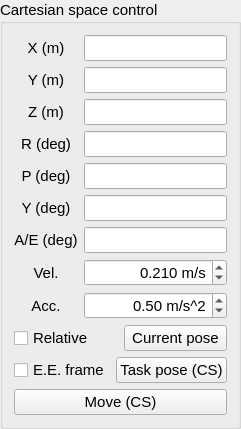
   <widget class="QGroupBox" name="groupBox_5">
    <property name="geometry">
     <rect>
      <x>260</x>
      <y>250</y>
      <width>241</width>
      <height>381</height>
     </rect>
    </property>
    <property name="font">
     <font>
      <family>Ubuntu</family>
      <pointsize>11</pointsize>
     </font>
    </property>
    <property name="title">
     <string>Cartesian space control</string>
    </property>
    <layout class="QHBoxLayout" name="horizontalLayout_3">
     <item>
      <layout class="QVBoxLayout" name="verticalLayout_4">
       <item>
        <layout class="QGridLayout" name="gridLayout_10">
         <item row="0" column="1">
          <layout class="QGridLayout" name="gridLayout_4">
           <item row="5" column="0">
            <widget class="QLabel" name="label_x_target_6">
             <property name="font">
              <font>
               <family>Ubuntu</family>
               <pointsize>11</pointsize>
              </font>
             </property>
             <property name="text">
              <string>Y (deg)</string>
             </property>
             <property name="alignment">
              <set>Qt::AlignCenter</set>
             </property>
            </widget>
           </item>
           <item row="0" column="1">
            <widget class="QLineEdit" name="lineEdit_x_target_1">
             <property name="enabled">
              <bool>true</bool>
             </property>
             <property name="font">
              <font>
               <family>Ubuntu</family>
               <pointsize>11</pointsize>
              </font>
             </property>
             <property name="text">
              <string/>
             </property>
             <property name="alignment">
              <set>Qt::AlignRight|Qt::AlignTrailing|Qt::AlignVCenter</set>
             </property>
            </widget>
           </item>
           <item row="1" column="1">
            <widget class="QLineEdit" name="lineEdit_x_target_2">
             <property name="enabled">
              <bool>true</bool>
             </property>
             <property name="font">
              <font>
               <family>Ubuntu</family>
               <pointsize>11</pointsize>
              </font>
             </property>
             <property name="alignment">
              <set>Qt::AlignRight|Qt::AlignTrailing|Qt::AlignVCenter</set>
             </property>
            </widget>
           </item>
           <item row="2" column="1">
            <widget class="QLineEdit" name="lineEdit_x_target_3">
             <property name="enabled">
              <bool>true</bool>
             </property>
             <property name="font">
              <font>
               <family>Ubuntu</family>
               <pointsize>11</pointsize>
              </font>
             </property>
             <property name="alignment">
              <set>Qt::AlignRight|Qt::AlignTrailing|Qt::AlignVCenter</set>
             </property>
            </widget>
           </item>
           <item row="3" column="1">
            <widget class="QLineEdit" name="lineEdit_x_target_4">
             <property name="enabled">
              <bool>true</bool>
             </property>
             <property name="font">
              <font>
               <family>Ubuntu</family>
               <pointsize>11</pointsize>
              </font>
             </property>
             <property name="alignment">
              <set>Qt::AlignRight|Qt::AlignTrailing|Qt::AlignVCenter</set>
             </property>
            </widget>
           </item>
           <item row="4" column="1">
            <widget class="QLineEdit" name="lineEdit_x_target_5">
             <property name="enabled">
              <bool>true</bool>
             </property>
             <property name="font">
              <font>
               <family>Ubuntu</family>
               <pointsize>11</pointsize>
              </font>
             </property>
             <property name="alignment">
              <set>Qt::AlignRight|Qt::AlignTrailing|Qt::AlignVCenter</set>
             </property>
            </widget>
           </item>
           <item row="5" column="1">
            <widget class="QLineEdit" name="lineEdit_x_target_6">
             <property name="enabled">
              <bool>true</bool>
             </property>
             <property name="font">
              <font>
               <family>Ubuntu</family>
               <pointsize>11</pointsize>
              </font>
             </property>
             <property name="alignment">
              <set>Qt::AlignRight|Qt::AlignTrailing|Qt::AlignVCenter</set>
             </property>
            </widget>
           </item>
           <item row="6" column="1">
            <widget class="QLineEdit" name="lineEdit_x_target_7">
             <property name="enabled">
              <bool>true</bool>
             </property>
             <property name="font">
              <font>
               <family>Ubuntu</family>
               <pointsize>11</pointsize>
              </font>
             </property>
             <property name="alignment">
              <set>Qt::AlignRight|Qt::AlignTrailing|Qt::AlignVCenter</set>
             </property>
            </widget>
           </item>
           <item row="7" column="1">
            <widget class="QDoubleSpinBox" name="doubleSpinBox_xd_target">
             <property name="minimumSize">
              <size>
               <width>100</width>
               <height>0</height>
              </size>
             </property>
             <property name="font">
              <font>
               <family>Ubuntu</family>
               <pointsize>11</pointsize>
              </font>
             </property>
             <property name="alignment">
              <set>Qt::AlignRight|Qt::AlignTrailing|Qt::AlignVCenter</set>
             </property>
             <property name="suffix">
              <string> m/s</string>
             </property>
             <property name="decimals">
              <number>3</number>
             </property>
             <property name="maximum">
              <double>1.000000000000000</double>
             </property>
             <property name="singleStep">
              <double>0.100000000000000</double>
             </property>
             <property name="value">
              <double>0.210000000000000</double>
             </property>
            </widget>
           </item>
           <item row="8" column="1">
            <widget class="QDoubleSpinBox" name="doubleSpinBox_xdd_target">
             <property name="minimumSize">
              <size>
               <width>0</width>
               <height>0</height>
              </size>
             </property>
             <property name="font">
              <font>
               <family>Ubuntu</family>
               <pointsize>11</pointsize>
              </font>
             </property>
             <property name="alignment">
              <set>Qt::AlignRight|Qt::AlignTrailing|Qt::AlignVCenter</set>
             </property>
             <property name="suffix">
              <string> m/s^2</string>
             </property>
             <property name="maximum">
              <double>2.000000000000000</double>
             </property>
             <property name="singleStep">
              <double>0.100000000000000</double>
             </property>
             <property name="value">
              <double>0.500000000000000</double>
             </property>
            </widget>
           </item>
           <item row="8" column="0">
            <widget class="QLabel" name="label_xdd_target">
             <property name="font">
              <font>
               <family>Ubuntu</family>
               <pointsize>11</pointsize>
              </font>
             </property>
             <property name="text">
              <string>Acc.</string>
             </property>
             <property name="alignment">
              <set>Qt::AlignCenter</set>
             </property>
            </widget>
           </item>
           <item row="2" column="0">
            <widget class="QLabel" name="label_x_target_3">
             <property name="font">
              <font>
               <family>Ubuntu</family>
               <pointsize>11</pointsize>
              </font>
             </property>
             <property name="text">
              <string>Z (m)</string>
             </property>
             <property name="alignment">
              <set>Qt::AlignCenter</set>
             </property>
            </widget>
           </item>
           <item row="7" column="0">
            <widget class="QLabel" name="label_xd_target">
             <property name="font">
              <font>
               <family>Ubuntu</family>
               <pointsize>11</pointsize>
              </font>
             </property>
             <property name="text">
              <string>Vel.</string>
             </property>
             <property name="alignment">
              <set>Qt::AlignCenter</set>
             </property>
            </widget>
           </item>
           <item row="4" column="0">
            <widget class="QLabel" name="label_x_target_5">
             <property name="font">
              <font>
               <family>Ubuntu</family>
               <pointsize>11</pointsize>
              </font>
             </property>
             <property name="text">
              <string>P (deg)</string>
             </property>
             <property name="alignment">
              <set>Qt::AlignCenter</set>
             </property>
            </widget>
           </item>
           <item row="3" column="0">
            <widget class="QLabel" name="label_x_target_4">
             <property name="font">
              <font>
               <family>Ubuntu</family>
               <pointsize>11</pointsize>
              </font>
             </property>
             <property name="text">
              <string>R (deg)</string>
             </property>
             <property name="alignment">
              <set>Qt::AlignCenter</set>
             </property>
            </widget>
           </item>
           <item row="1" column="0">
            <widget class="QLabel" name="label_x_target_2">
             <property name="font">
              <font>
               <family>Ubuntu</family>
               <pointsize>11</pointsize>
              </font>
             </property>
             <property name="text">
              <string>Y (m)</string>
             </property>
             <property name="alignment">
              <set>Qt::AlignCenter</set>
             </property>
            </widget>
           </item>
           <item row="0" column="0">
            <widget class="QLabel" name="label_x_target_1">
             <property name="font">
              <font>
               <family>Ubuntu</family>
               <pointsize>11</pointsize>
              </font>
             </property>
             <property name="text">
              <string>X (m)</string>
             </property>
             <property name="alignment">
              <set>Qt::AlignCenter</set>
             </property>
            </widget>
           </item>
           <item row="6" column="0">
            <widget class="QLabel" name="label_x_target_7">
             <property name="font">
              <font>
               <family>Ubuntu</family>
               <pointsize>11</pointsize>
              </font>
             </property>
             <property name="text">
              <string>A/E (deg)</string>
             </property>
             <property name="alignment">
              <set>Qt::AlignCenter</set>
             </property>
            </widget>
           </item>
          </layout>
         </item>
        </layout>
       </item>
       <item>
        <layout class="QHBoxLayout" name="horizontalLayout_11">
         <item>
          <widget class="QCheckBox" name="checkBox_is_relative_move_cs">
           <property name="font">
            <font>
             <family>Ubuntu</family>
             <pointsize>11</pointsize>
            </font>
           </property>
           <property name="text">
            <string>Relative</string>
           </property>
          </widget>
         </item>
         <item>
          <widget class="QPushButton" name="pushButton_set_current_x">
           <property name="font">
            <font>
             <family>Ubuntu</family>
             <pointsize>11</pointsize>
            </font>
           </property>
           <property name="text">
            <string>Current pose</string>
           </property>
          </widget>
         </item>
        </layout>
       </item>
       <item>
        <layout class="QHBoxLayout" name="horizontalLayout">
         <item>
          <widget class="QCheckBox" name="checkBox_is_ee_frame">
           <property name="font">
            <font>
             <family>Ubuntu</family>
             <pointsize>11</pointsize>
            </font>
           </property>
           <property name="text">
            <string>E.E. frame</string>
           </property>
          </widget>
         </item>
         <item>
          <widget class="QPushButton" name="pushButton_set_task_x">
           <property name="font">
            <font>
             <family>Ubuntu</family>
             <pointsize>11</pointsize>
            </font>
           </property>
           <property name="text">
            <string>Task pose (CS)</string>
           </property>
          </widget>
         </item>
        </layout>
       </item>
       <item>
        <widget class="QPushButton" name="pushButton_move_x">
         <property name="font">
          <font>
           <family>Ubuntu</family>
           <pointsize>11</pointsize>
          </font>
         </property>
         <property name="text">
          <string>Move (CS)</string>
         </property>
        </widget>
       </item>
      </layout>
     </item>
    </layout>
   </widget>
